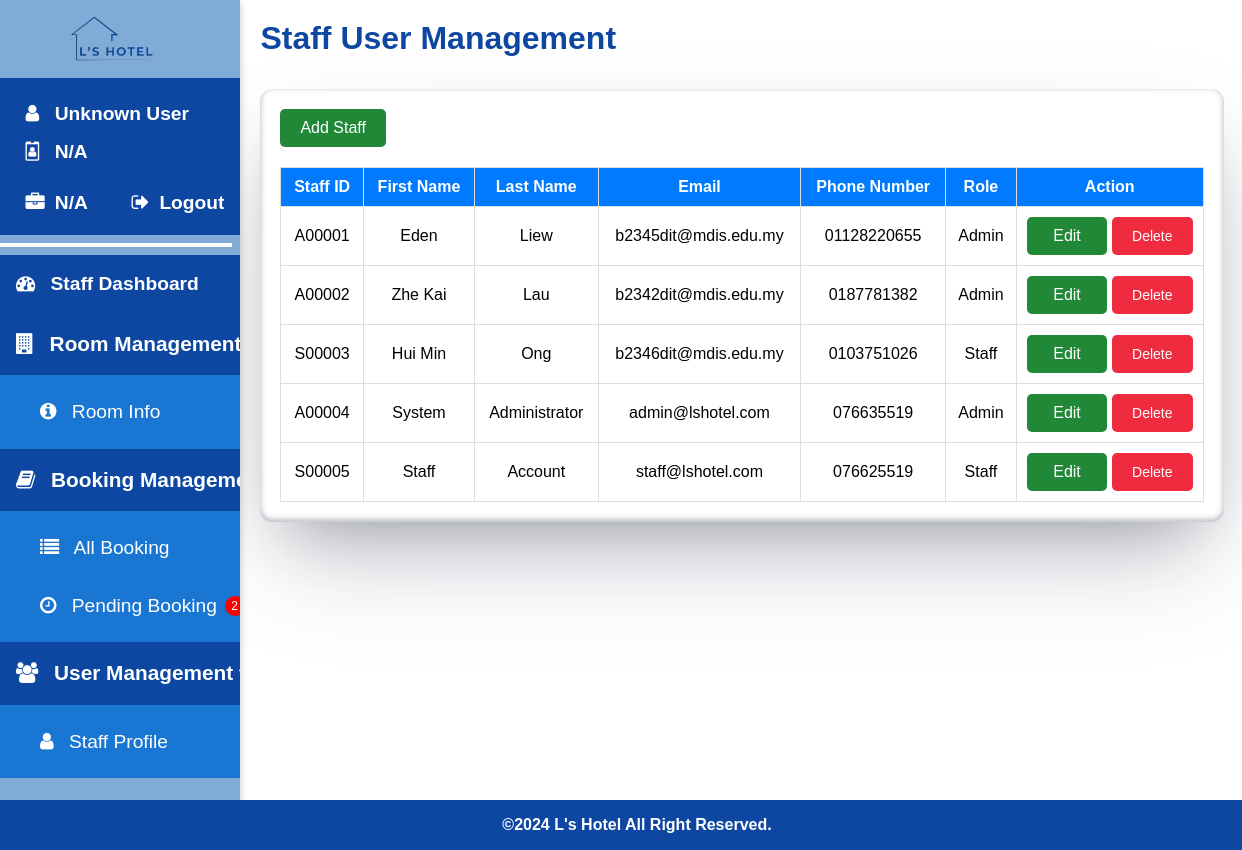
Page /staff/staff_management.php on the earlier database version.
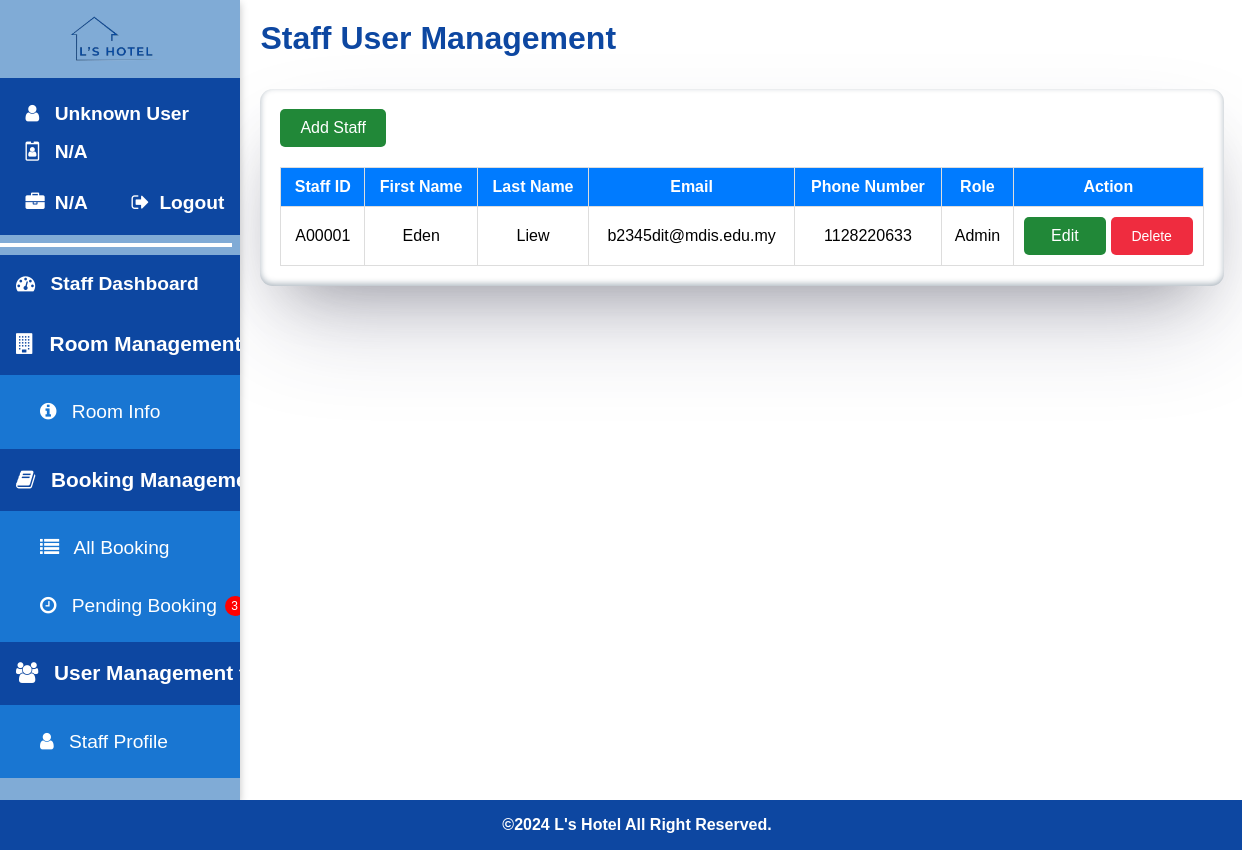
Same page on the later database version.
### tables this page shows
CREATE TABLE `staff` (
  `id` int(11) NOT NULL,
  `staff_id` varchar(6) NOT NULL,
  `first_name` varchar(50) NOT NULL,
  `last_name` varchar(50) NOT NULL,
  `email` varchar(100) NOT NULL,
  `phone_number` int(11) NOT NULL,
  `password` varchar(255) NOT NULL,
  `role` varchar(10) NOT NULL
);

### staff/staff_management.php (the view, shortened to what this page needs)
<?php
include '../config.php';
$result = $conn->query("SELECT * FROM staff");
$loggedInStaffId = isset($_SESSION['logged_in_staff_id']) ? $_SESSION['logged_in_staff_id'] : null;
?>
<!DOCTYPE html>
<html>
<head>
<link rel="stylesheet" href="https://cdnjs.cloudflare.com/ajax/libs/font-awesome/4.7.0/css/font-awesome.min.css">
<link rel="stylesheet" href="../css/staff/staff-style.css?v=<?php echo time(); ?>">
<link rel="stylesheet" href="../css/staff/staff-management.css?v=<?php echo time(); ?>">
</head>
<body>
<div class="staff-container">
  <?php include 'staff_sidenav.php'; ?>
  <div class="main">
    <div class="staff-page-title">
      <span>Staff User Management</span>
    </div>
    <div class="container">
        <div style="display: flex; justify-content: space-between; align-items: center;">
            <button class="btn btn-primary" id="addStaffButton">Add Staff</button>
        </div>
        <table>
            <thead>
                <tr>
                    <th>Staff ID</th>
                    <th>First Name</th>
                    <th>Last Name</th>
                    <th>Email</th>
                    <th>Phone Number</th>
                    <th>Role</th>
                    <th>Action</th>
                </tr>
            </thead>
            <tbody id="staffTableBody">
                <?php while ($row = $result->fetch_assoc()) : ?>
                    <tr>
                        <td><?php echo $row['staff_id']; ?></td>
                        <td><?php echo $row['first_name']; ?></td>
                        <td><?php echo $row['last_name']; ?></td>
                        <td><?php echo $row['email']; ?></td>
                        <td><?php echo $row['phone_number']; ?></td>
                        <td><?php echo $row['role']; ?></td>
                        <td>
                            <div class="actions">
                                <button class="btn btn-warning btn-sm editButton" data-id="<?php echo $row['staff_id']; ?>" data-firstname="<?php echo $row['first_name']; ?>" data-lastname="<?php echo $row['last_name']; ?>" data-email="<?php echo $row['email']; ?>" data-phonenumber="<?php echo $row['phone_number']; ?>" data-role="<?php echo $row['role']; ?>">Edit</button>
                                <button class="btn btn-danger btn-sm deleteButton <?php echo $row['staff_id'] === $loggedInStaffId ? 'btn-disabled' : ''; ?>" data-id="<?php echo $row['staff_id']; ?>" <?php echo $row['staff_id'] === $loggedInStaffId ? 'disabled' : ''; ?>>Delete</button>
                            </div>
                        </td>
                    </tr>
                <?php endwhile; ?>
            </tbody>
        </table>
    </div>
  </div>
</div>
<footer>
  <p>&copy;2024 L's Hotel All Right Reserved.</p>
</footer>
</body>
</html>

### staff/staff_sidenav.php (shortened to what this page needs)
<?php
include '../config.php';
function getPendingBookingCount($conn) {
    $sql = "SELECT COUNT(*) as count FROM bookings WHERE booking_status = 'pending'";
    $result = $conn->query($sql);
    if ($result->num_rows > 0) {
        $row = $result->fetch_assoc();
        return $row['count'];
    } else {
        return 0;
    }
}
if (isset($conn)) {
    $pendingCount = getPendingBookingCount($conn);
} else {
    $pendingCount = 0;
}
$staffName = isset($_SESSION['user_full_name']) ? $_SESSION['user_full_name'] : 'Unknown User';
$staffId = isset($_SESSION['user']['id']) ? $_SESSION['user']['id'] : 'N/A';
$staffRole = isset($_SESSION['user']['role']) ? $_SESSION['user']['role'] : 'N/A';
?>
<div class="sidenav">
    <div class="logo">
        <img src="../img/logo.png" alt="logo" />
    </div>
    <div class="staff-info">
        <span id="staff-name"><i class="fa fa-user"></i> <?php echo $staffName; ?></span>
        <span id="staff-id"><i class="fa fa-id-badge"></i> <?php echo $staffId; ?></span>
        <div class="role-logout-container">
            <span id="role" class="role"><i class="fa fa-briefcase"></i> <?php echo $staffRole; ?></span>
            <a href="../logout.php" class="logout"><i class="fa fa-sign-out"></i> Logout</a>
        </div>
    </div>
    <hr/>
    <a href="staff_dashboard.php" class="category" target="_self">
        <i class="fa fa-dashboard"></i> Staff Dashboard
    </a>
    <div class="category dropdown-btn active">
        <i class="fa fa-building"></i> Room Management <i class="fa fa-caret-down"></i>
    </div>
    <div class="dropdown-container" style="max-height: 500px; padding-top: 0.5em; padding-bottom: 0.5em;">
        <a href="room_info.php" target="_self"><i class="fa fa-info-circle"></i> Room Info</a>
    </div>
    <div class="category dropdown-btn active">
        <i class="fa fa-book"></i> Booking Management <i class="fa fa-caret-down"></i>
    </div>
    <div class="dropdown-container" style="max-height: 500px; padding-top: 0.5em; padding-bottom: 0.5em;">
        <a href="all_booking.php" target="_self"><i class="fa fa-list"></i> All Booking</a>
        <a href="pending_booking.php" target="_self" id="pending-booking-link"><i class="fa fa-clock-o"></i> Pending Booking <span class="notification"><?php echo $pendingCount; ?></span></a>
    </div>
    <div class="category dropdown-btn active">
        <i class="fa fa-users"></i> User Management <i class="fa fa-caret-down"></i>
    </div>
    <div class="dropdown-container" style="max-height: 500px; padding-top: 0.5em; padding-bottom: 0.5em;">
        <a href="staff_profile.php" target="_self"><i class="fa fa-user"></i> Staff Profile</a>
    </div>
</div>

### css/staff/staff-style.css (style rules this page uses)
body { margin: 0; font-family: Arial, sans-serif; }
.staff-container { display: flex; min-height: 100vh; flex: 1; }
.sidenav { height: 100vh; width: 20%; background-color: #80abd6; padding-top: 0.5%; box-sizing: border-box; color: #ffffff; box-shadow: rgba(0, 0, 0, 0.24) 0px 3px 8px; display: flex; flex-direction: column; position: sticky; top: 0; overflow-y: auto; }
.sidenav .logo { width: 100%; display: flex; align-items: center; justify-content: center; margin-bottom: 0.5em; }
.logo img { width: 60%; height: 4em; }
.staff-info { display: flex; flex-direction: column; padding: 1em 1em 0.2em 1em; background-color: #0d47a1; text-align: left; line-height: 1.2em; font-weight: bold; box-sizing: border-box; }
.staff-info span { padding: 0.5em; font-size: 1.2em; }
.staff-info .role-logout-container { display: flex; justify-content: space-between; align-items: center; margin-top: 0.2em; }
.staff-info .role { color: #ffffff; display: flex; align-items: center; }
.staff-info .role i { margin-right: 10px; }
.staff-info .logout { color: #ffffff; text-decoration: none; width: fit-content; display: flex; align-items: center; background-color: transparent; padding: 0; margin-left: auto; }
.staff-info .logout i { margin-left: 10px; }
hr { width: 95%; border: 2px solid white; margin: 0.5em 0; background-color: #0d47a1; }
.sidenav a, .category { padding: 0 8px 0 16px; height: 3em; line-height: 3em; text-decoration: none; font-size: 1.2em; color: #ffffff; display: block; width: 100%; box-sizing: border-box; border: none; text-align: left; white-space: nowrap; transition: background-color 0.3s, color 0.3s; }
.sidenav a i, .category i, .staff-info i { margin-right: 10px; }
.category { font-weight: bold; background-color: #0d47a1; color: #ffffff; font-size: 1.3em; cursor: pointer; }
.notification { background-color: red; color: white; width: 20px; height: 20px; border-radius: 50%; text-align: center; line-height: 20px; margin-left: 0.2em; font-size: 12px; display: inline-block; vertical-align: middle; }
.dropdown-container { max-height: 0; overflow: hidden; background-color: #1976d2; padding-left: 1.5em; transition: max-height 0.3s ease-in-out, padding 0.3s ease-in-out; padding-top: 0; padding-bottom: 0; }
.main { width: 80%; padding: 2%; background-color: #ffffff; overflow-y: auto; }
.main .staff-page-title { font-size: 2em; font-weight: bold; text-align: left; color: #0d47a1; }
footer { width: 100%; background-color: #0d47a1; color: #ffffff; position: relative; text-align: center; padding: 1em; font-size: 1em; font-weight: bold; margin-top: auto; bottom: 0; }
footer p { margin: 0; }

### css/staff/staff-management.css (style rules this page uses)
.main { padding: 20px; }
.container { width: 96%; margin: 2em auto; background-color: #fff; border-radius: 0.8em; padding: 20px; box-shadow: rgba(50, 50, 93, 0.25) 0px 50px 100px -20px, rgba(0, 0, 0, 0.3) 0px 30px 60px -30px, rgba(10, 37, 64, 0.35) 0px -2px 6px 0px inset; }
table { width: 100%; border-collapse: collapse; }
table, th, td { border: 1px solid #ddd; }
th, td { padding: 10px; text-align: center; vertical-align: middle; }
th { background-color: #007BFF; color: white; }
.btn { display: inline-block; padding: 10px 20px; margin: 0; font-size: 14px; text-align: center; text-decoration: none; color: white; border: none; border-radius: 5px; cursor: pointer; }
.btn-warning { background-color: #218838; font-size: 16px; }
.btn-danger { background-color: #ef2c3f; }
.btn-primary { background-color: #218838; margin-bottom: 20px; font-size: 16px; }
.actions { display: flex; gap: 5px; }
.actions .btn { flex: 1; }

Differences in the rows shown:
removed staff: staff "A00002", first_name "Zhe Kai", last_name "Lau", email "b2342dit@mdis.edu.my", phone_number "0187781382", role "Admin"
removed staff: staff "S00003", first_name "Hui Min", last_name "Ong", email "b2346dit@mdis.edu.my", phone_number "0103751026", role "Staff"
removed staff: staff "A00004", first_name "System", last_name "Administrator", email "admin@lshotel.com", phone_number "076635519", role "Admin"
removed staff: staff "S00005", first_name "Staff", last_name "Account", email "staff@lshotel.com", phone_number "076625519", role "Staff"
changed staff "Eden": phone_number "01128220655" → "1128220633"
Other differences:
$pendingCount: "2" → "3"
